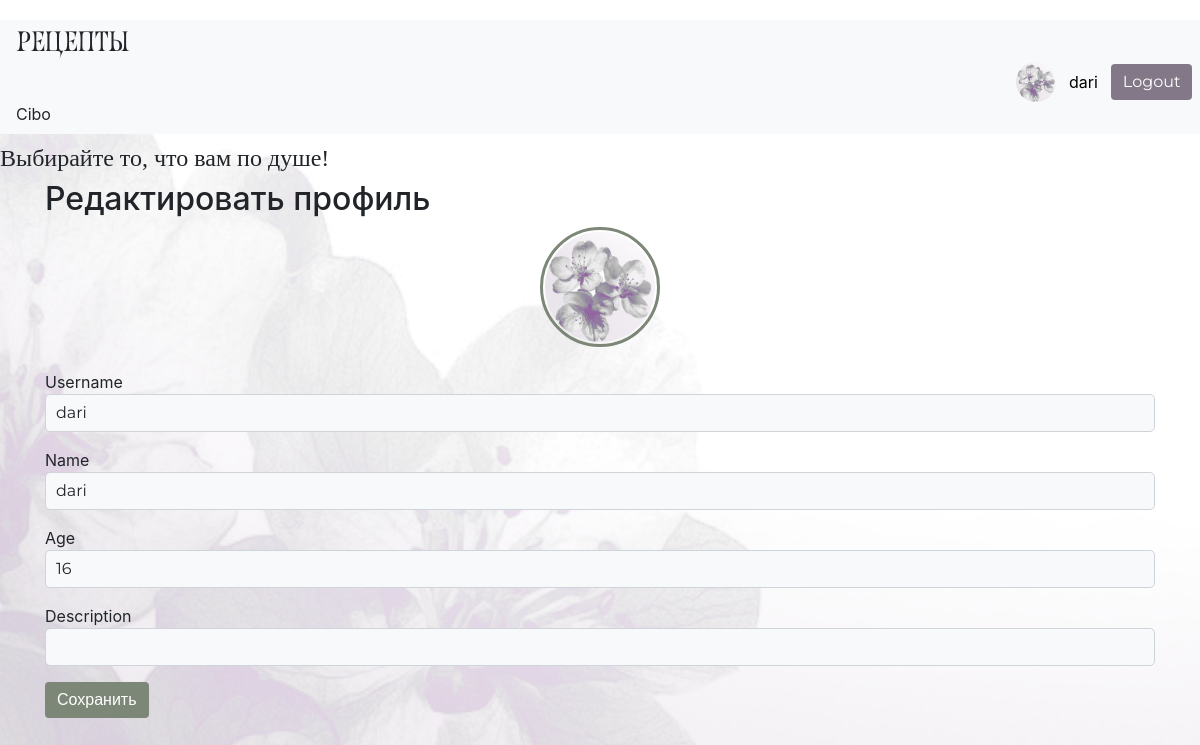
Screenshot of /edit_profile (signed in) with the database file from the repository.
### data/user.py (models this page shows, shortened)
class User(SqlAlchemyBase, UserMixin):
    __tablename__ = 'users'
    id = sa.Column(sa.Integer, primary_key=True, autoincrement=True)
    email = sa.Column(sa.String, index=True, unique=True, nullable=False)
    username = sa.Column(sa.String, nullable=True)
    name = sa.Column(sa.String, nullable=True)
    age = sa.Column(sa.Integer, nullable=True)
    description = sa.Column(sa.String, nullable=True)
    hashed_password = sa.Column(sa.String, nullable=True)
    avatar = sa.Column(sa.String, nullable=True)
    subscribers = sa.Column(sa.Integer, default=0)
    created_at = sa.Column(sa.DateTime, default=sa.func.now())
    recipes = relationship("Recipe", back_populates="user")

### main.py (the view, shortened to what this page needs)
@app.route('/edit_profile', methods=['GET', 'POST'])
@login_required
def edit_profile():
    session = create_session()
    user = session.get(User, current_user.id)
    return render_template('edit_profile.html', user=user)

### data/db_session.py (called while the page is built)
def create_session() -> Session:
    global __factory
    return __factory()

### main.py (called while the page is built)
@login_manager.user_loader
def load_user(user_id):
    session = create_session()
    return session.get(User, user_id)

### templates/edit_profile.html (shortened to what this page needs)
{% extends "base.html" %}
{% block content %}
<h2>Редактировать профиль</h2>
<form method="post" enctype="multipart/form-data">
    <div class="avatar-upload">
        <label for="avatar-input">
            <img src="{{ url_for('static', filename=user.avatar or 'img/base_av.png') }}"
                 class="profile-avatar clickable-avatar">
        </label>
    </div>
    <p>Username<br>
    <input type="text" name="username" value="{{ user.username }}" class="form-control"></p>
    <p>Name<br>
    <input type="text" name="name" value="{{ user.name }}" class="form-control"></p>
    <p>Age<br>
    <input type="number" name="age" value="{{ user.age }}" class="form-control"></p>
    <p>Description<br>
    <input type="text" name="description" value="{{ user.description }}" class="form-control"></p>
    <button class="btn btn-custom-green">Сохранить</button>
</form>
{% endblock %}

### templates/base.html (shortened to what this page needs)
<!DOCTYPE html>
<html lang="en">
<head>
    <link rel="stylesheet"
          href="https://stackpath.bootstrapcdn.com/bootstrap/4.4.1/css/bootstrap.min.css"
>
    <link rel="stylesheet" href="{{ url_for('static', filename='css/style.css') }}">
</head>
<body>
<header>
    <nav class="navbar navbar-light bg-light d-flex justify-content-between">
        <h3 class="mb-0 logo-text">Рецепты</h3>
        <div class="d-flex align-items-center">
            {% if current_user.is_authenticated %}
                 <a href="/profile/{{ current_user.id }}" class="d-flex align-items-center user-link">
                     <img src="{{ url_for('static', filename=current_user.avatar or 'img/base_av.png') }}"
                          style="width:40px; height:40px; border-radius:50%; object-fit:cover; margin-right:8px;">
                     <span class="mr-2">
                         {{ current_user.name }}
                     </span>
                 </a>
                 <a href="/logout" class="btn btn-custom-purple">Logout</a>
            {% else %}
                 <a href="/register" class="btn btn-custom-green">Register</a>
                 <a href="/login" class="btn btn-custom-purple">Sign in</a>
            {% endif %}
        </div>
        <span class="mr-3">Cibo</span>
    </nav>
    <h4 class="header h4">Выбирайте то, что вам по душе!</h4>
</header>
<main role="main" class="container">
    {% block content %}{% endblock %}
</main>
<link href="https://cdn.jsdelivr.net/npm/sweetalert2@11/dist/sweetalert2.min.css" rel="stylesheet">
</body>
</html>

### static/css/style.css (style rules this page uses)
body { background-image: url('/static/img/fon.png'); background-size: cover; background-repeat: no-repeat; background-position: center; background-attachment: fixed; padding-top: 20px; }
.btn-custom-green { background-color: #7d8778; color: white; border: none; font-family: 'Montserrat', sans-serif; }
.btn-custom-purple { background-color: #827887; color: white; border: none; font-family: 'Montserrat', sans-serif; }
.logo-text { font-family: 'Roshcha', serif !important; }
header h4 { font-family: 'Playfair Display', serif; font-size: 22px; margin-top: 10px; }
.navbar .d-flex.align-items-center { margin-left: 500px; gap: 5px; }
.profile-avatar { width: 120px; height: 120px; border-radius: 50%; object-fit: cover; border: 3px solid #7d8778; padding: 2px; }
.user-link { text-decoration: none; color: black; }
.avatar-upload { text-align: center; margin-bottom: 15px; }
.clickable-avatar { cursor: pointer; transition: 0.2s; }
.form-control { background-color: #f8f9fa; color: #212529; border: 1px solid #ced4da; border-radius: 5px; padding: 5px 10px; font-family: 'Montserrat', sans-serif; }
.form-control::placeholder { color: #6c756d; }

### rows the page displays
User: name "dari", username "dari", age "16"
